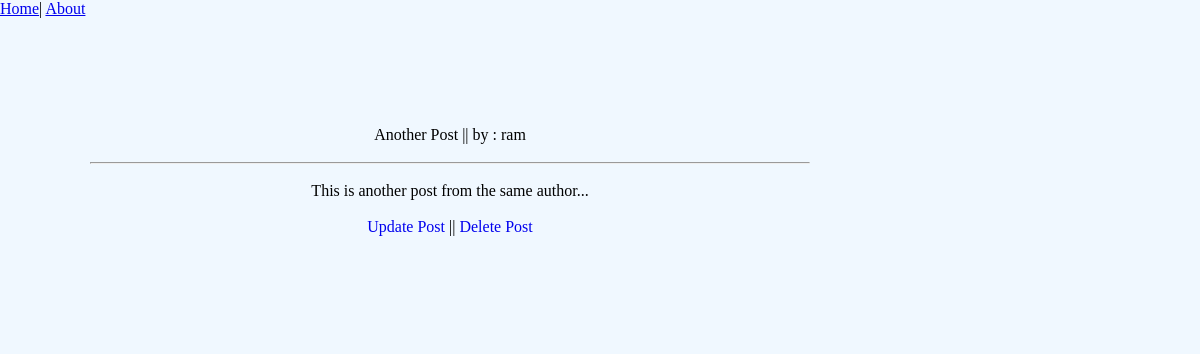
The app's page /post/2/ with its own data.
### blogApp/models.py (models this page shows, shortened)
class Posts(models.Model):
    title = models.CharField(max_length=100)
    author = models.ForeignKey(
                            'auth.User',
                            on_delete = models.CASCADE,
                            )
    body = models.TextField()

### blogApp/views.py (the view)
# urls.py: path('post/<int:pk>/',PostDetailView.as_view(),name='post_detail'),
class PostDetailView(DetailView):
    model = Posts
    template_name = 'post_detail.html'

### templates/post_detail.html
{% extends 'base.html' %}
{% block content %}
<br>
<div class="container">
    <div class="wrapper">
        <center>
            <div class="post_title">
                {{ object.title }} || by :  {{ object.author }}
            </div>
            <br> <hr><br>
            <div class="post_body">
                {{ object.body }}
                <br><br>
                <a href="{% url 'post_edit' object.pk %}">Update Post</a> || <a href="{% url 'post_delete' object.pk %}">Delete Post</a>
            </div>
        </center>
    </div>
</div>
<br>
{% endblock content %}

### static/css/base.css (style rules this page uses)
* { margin: 0; padding: 0; background-color: aliceblue; }
.container { width: 900px; }
.wrapper { margin: 0 auto; padding: 10%; }
.post_body { margin: 0; font-weight: 400; }
.post_body a { text-decoration: none; }

### records on screen
Posts: title "Another Post", author "ram", body "This is another post from the same author..."
